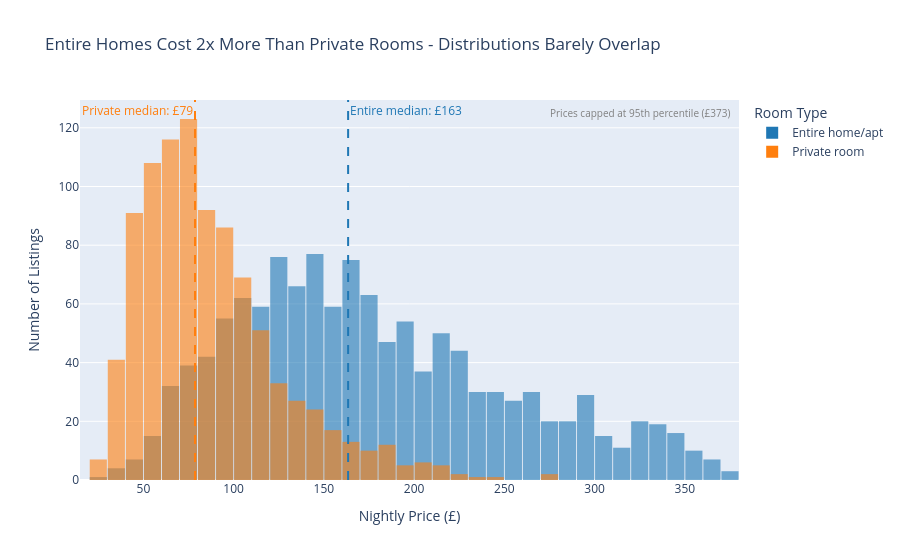

Source (notebook cell):
### Markdown cell above
## Task 1 — Histogram: price by room type (overlapping distributions)

**What to build:** A histogram showing price distributions for **Entire home/apt vs Private room** (exclude Shared room — too few observations) overlaid on the same chart.

**Requirements:**
- Both room types on the same chart (use `color='room_type'`)
- `barmode='overlay'` with `opacity=0.6` so both distributions are visible
- A vertical line for the median of EACH room type, differently coloured
- Insight title comparing the two distributions

> 💡 `df_cap[df_cap['room_type'].isin(['Entire home/apt','Private room'])]`

### Code cell
# Task 1
df_t1 = df_cap[df_cap['room_type'].isin(['Entire home/apt', 'Private room'])]

median_entire = df_t1[df_t1['room_type'] == 'Entire home/apt']['price'].median()
median_private = df_t1[df_t1['room_type'] == 'Private room']['price'].median()

fig = px.histogram(
    df_t1,
    x='price',
    color='room_type',
    barmode='overlay',
    opacity=0.6,
    nbins=50,
    color_discrete_map={'Entire home/apt': '#1f77b4', 'Private room': '#ff7f0e'},
    labels={'price': 'Price (£)', 'room_type': 'Room Type'},
    title='Entire Homes Cost 2x More Than Private Rooms - Distributions Barely Overlap'
)

fig.add_vline(
    x=median_entire,
    line_dash='dash',
    line_color='#1f77b4',
    line_width=2,
    annotation_text=f'Entire median: £{median_entire:.0f}',
    annotation_position='top right',
    annotation_font_color='#1f77b4'
)

fig.add_vline(
    x=median_private,
    line_dash='dash',
    line_color='#ff7f0e',
    line_width=2,
    annotation_text=f'Private median: £{median_private:.0f}',
    annotation_position='top left',
    annotation_font_color='#ff7f0e'
)

fig.add_annotation(
    text='Prices capped at 95th percentile (£373)',
    xref='paper', yref='paper',
    x=0.99, y=0.99,
    showarrow=False,
    font=dict(size=10, color='grey'),
    xanchor='right'
)

fig.update_layout(
    xaxis_title='Nightly Price (£)',
    yaxis_title='Number of Listings',
    legend_title='Room Type',
    bargap=0.05
)

fig.show()

### Figure 1 — Plotly figure (JSON) as saved in the notebook; plotly's stock layout.template omitted (floating-point values rounded to 4 significant figures; data arrays with more than 128 entries replaced by an {"elided": "..."} marker saying what was removed)
{"data": [{"bingroup": "x", "hovertemplate": "Room Type=Entire home/apt<br>Price (£)=%{x}<br>count=%{y}<extra></extra>", "legendgroup": "Entire home/apt", "marker": {"color": "#1f77b4", "opacity": 0.6, "pattern": {"shape": ""}}, "name": "Entire home/apt", "nbinsx": 50, "orientation": "v", "showlegend": true, "type": "histogram", "x": {"elided": "1251 float values"}, "xaxis": "x", "yaxis": "y"}, {"bingroup": "x", "hovertemplate": "Room Type=Private room<br>Price (£)=%{x}<br>count=%{y}<extra></extra>", "legendgroup": "Private room", "marker": {"color": "#ff7f0e", "opacity": 0.6, "pattern": {"shape": ""}}, "name": "Private room", "nbinsx": 50, "orientation": "v", "showlegend": true, "type": "histogram", "x": {"elided": "942 float values"}, "xaxis": "x", "yaxis": "y"}], "layout": {"annotations": [{"font": {"color": "#1f77b4"}, "showarrow": false, "text": "Entire median: £163", "x": 163.4, "xanchor": "left", "xref": "x", "y": 1, "yanchor": "top", "yref": "y domain"}, {"font": {"color": "#ff7f0e"}, "showarrow": false, "text": "Private median: £79", "x": 78.57, "xanchor": "right", "xref": "x", "y": 1, "yanchor": "top", "yref": "y domain"}, {"font": {"color": "grey", "size": 10}, "showarrow": false, "text": "Prices capped at 95th percentile (£373)", "x": 0.99, "xanchor": "right", "xref": "paper", "y": 0.99, "yref": "paper"}], "bargap": 0.05, "barmode": "overlay", "legend": {"title": {"text": "Room Type"}, "tracegroupgap": 0}, "shapes": [{"line": {"color": "#1f77b4", "dash": "dash", "width": 2}, "type": "line", "x0": 163.4, "x1": 163.4, "xref": "x", "y0": 0, "y1": 1, "yref": "y domain"}, {"line": {"color": "#ff7f0e", "dash": "dash", "width": 2}, "type": "line", "x0": 78.57, "x1": 78.57, "xref": "x", "y0": 0, "y1": 1, "yref": "y domain"}], "title": {"text": "Entire Homes Cost 2x More Than Private Rooms - Distributions Barely Overlap"}, "xaxis": {"anchor": "y", "domain": [0, 1], "title": {"text": "Nightly Price (£)"}}, "yaxis": {"anchor": "x", "domain": [0, 1], "title": {"text": "Number of Listings"}}}}
